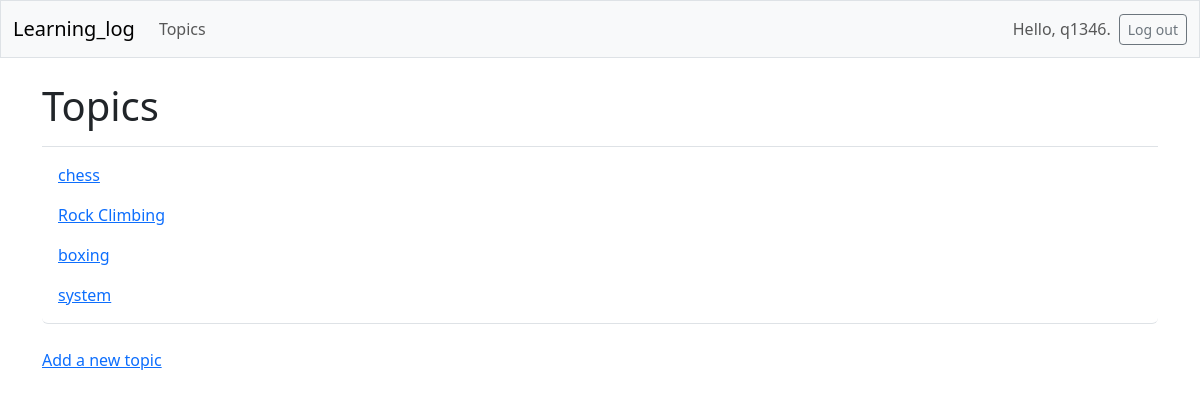
Screenshot of /topics/ (signed in) with the database file from the repository.
### learning_logs/models.py (models this page shows, shortened)
class Topic(models.Model):              # 一个继承了model的类
    text = models.CharField(max_length=200)     # CharField是字符串字段   max_length=200代表预留了多少空间(即200个字符)
    date_added = models.DateTimeField(auto_now_add=True)
    owner = models.ForeignKey(User, on_delete=models.CASCADE)#它会建立到模型 User 的外键关系。当用户被删除时，所有与之相关联的主题也会被删除。

### learning_logs/views.py (the view)
# urls.py: path('topics/',views.topics,name='topics'),
@login_required #login_required() 的代码检查用户是否已登录。仅当用户已登录时，Django 才运行 topics() 的代码。否则重定向到登陆页面
def topics(request):
    topics = Topic.objects.filter(owner=request.user).order_by('date_added')#让 Django 只从数据库中获取 owner 属性为当前用户的 Topic 对象。
    context = {'topics': topics}
    return render(request, 'learning_logs/topics.html', context)

### learning_logs/templates/learning_logs/topics.html (shortened to what this page needs)
<!DOCTYPE html>
<html lang="en">
<head>
</head>
<body>
    {% extends "learning_logs/base.html" %}
    {% block page_header %}
    <h1>Topics</h1>
    {% endblock page_header %}
    {% block content %}
    <ul class="list-group border-bottom pb-2 mb-4">
        {% for topic in topics %}
        <li class="list-group-item border-0">
            <a href="{% url 'learning_logs:topic' topic.id %}">{{topic.text}}</a>
        </li>
        {% empty %}
        <li class="list-group-item border-0">No topics have been added yet.</li>
        {% endfor %}
    </ul>
    <a href="{% url 'learning_logs:new_topic' %}">Add a new topic</a>
    {% endblock content %}

### learning_logs/templates/learning_logs/base.html (shortened to what this page needs)
<!DOCTYPE html>
<html lang="en">
<head>
    {% load django_bootstrap5 %}
    {% bootstrap_css %}
</head>
<body>
    <nav class="navbar navbar-expand-md navbar-light bg-light mb-4 border">
        <div class="container-fluid">
            <a class="navbar-brand" href="{% url 'learning_logs:index' %}">Learning_log</a>
            <div class="collapse navbar-collapse" id="navbarCollapse">
                <ul class="navbar-nav me-auto mb-2 mb-md-0">
                    <li class="nav-item">
                        <a class="nav-link" href="{% url 'learning_logs:topics' %}">Topics</a>
                    </li>
                </ul>
                <ul class="navbar-nav ms-auto mb-2 mb-md-0">
                    {% if user.is_authenticated %}
                    <li class="nav-item">
                        <span class="navbar-text me-2">Hello, {{user.username }}.
                    </li>
                    {% endif %}
                </ul>
                {% if user.is_authenticated %}
                <form action="{% url 'accounts:logout' %}" method="post">
                    <button type="submit" class="btn btn-outline-secondary btn-sm">Log out</button>
                    {% endif %}
                </form>
            </div>
        </div>
    </nav>
    <main class="container">
        <div class="pb-2 mb-2 border-bottom">
            {% block page_header %}
            {% endblock page_header %}
        </div>
        <div>
            {% block content %}
            {% endblock content %}
        </div>
    </main>
</body>
</html>

### rows the page displays
Topic: text "chess"
Topic: text "Rock Climbing"
Topic: text "boxing"
Topic: text "system"

### other values shown
{{ user.username }} "q1346"
